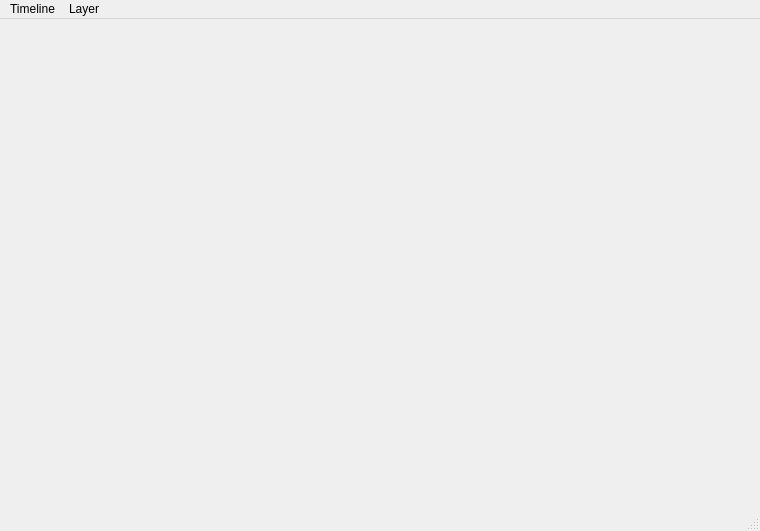
<?xml version="1.0" encoding="UTF-8"?>
<ui version="4.0">
 <class>MainWindow</class>
 <widget class="QMainWindow" name="MainWindow">
  <property name="geometry">
   <rect>
    <x>0</x>
    <y>0</y>
    <width>760</width>
    <height>531</height>
   </rect>
  </property>
  <property name="windowTitle">
   <string>MainWindow</string>
  </property>
  <widget class="QWidget" name="centralWidget">
   <layout class="QVBoxLayout" name="verticalLayout">
    <item>
     <widget class="TimelineContainer" name="timeline" native="true"/>
    </item>
   </layout>
  </widget>
  <widget class="QMenuBar" name="menuBar">
   <property name="geometry">
    <rect>
     <x>0</x>
     <y>0</y>
     <width>760</width>
     <height>21</height>
    </rect>
   </property>
   <widget class="QMenu" name="menuTimeline">
    <property name="title">
     <string>Timeline</string>
    </property>
    <addaction name="actionAdd_layer"/>
   </widget>
   <widget class="QMenu" name="menuLayer">
    <property name="title">
     <string>Layer</string>
    </property>
    <widget class="QMenu" name="menuAdd_Placeholder">
     <property name="title">
      <string>Add Placeholder</string>
     </property>
     <addaction name="action1"/>
     <addaction name="action2"/>
     <addaction name="action3"/>
     <addaction name="action4"/>
     <addaction name="action5"/>
     <addaction name="action6"/>
     <addaction name="action7"/>
     <addaction name="action8"/>
     <addaction name="action9"/>
    </widget>
    <addaction name="menuAdd_Placeholder"/>
    <addaction name="actionDelete_Selection"/>
   </widget>
   <addaction name="menuTimeline"/>
   <addaction name="menuLayer"/>
  </widget>
  <widget class="QStatusBar" name="statusBar"/>
  <action name="actionAdd_layer">
   <property name="text">
    <string>Add layer</string>
   </property>
  </action>
  <action name="action0">
   <property name="text">
    <string>0</string>
   </property>
  </action>
  <action name="action1">
   <property name="text">
    <string>Placeholder 0</string>
   </property>
  </action>
  <action name="action2">
   <property name="text">
    <string>Placeholder 1</string>
   </property>
  </action>
  <action name="action3">
   <property name="text">
    <string>Placeholder 2</string>
   </property>
  </action>
  <action name="action4">
   <property name="text">
    <string>Placeholder 3</string>
   </property>
  </action>
  <action name="action5">
   <property name="text">
    <string>Placeholder 4</string>
   </property>
  </action>
  <action name="action6">
   <property name="text">
    <string>Placeholder 5</string>
   </property>
  </action>
  <action name="action7">
   <property name="text">
    <string>Placeholder 6</string>
   </property>
  </action>
  <action name="action8">
   <property name="text">
    <string>Placeholder 7</string>
   </property>
  </action>
  <action name="action9">
   <property name="text">
    <string>Placeholder 8</string>
   </property>
  </action>
  <action name="actionDelete_Selection">
   <property name="text">
    <string>Delete Selection</string>
   </property>
  </action>
 </widget>
 <layoutdefault spacing="6" margin="11"/>
 <customwidgets>
  <customwidget>
   <class>TimelineContainer</class>
   <extends>QWidget</extends>
   <header>TimelineContainer.h</header>
   <container>1</container>
   <slots>
    <slot>createLayer()</slot>
   </slots>
  </customwidget>
 </customwidgets>
 <resources/>
 <connections>
  <connection>
   <sender>actionAdd_layer</sender>
   <signal>triggered()</signal>
   <receiver>timeline</receiver>
   <slot>createLayer()</slot>
   <hints>
    <hint type="sourcelabel">
     <x>-1</x>
     <y>-1</y>
    </hint>
    <hint type="destinationlabel">
     <x>379</x>
     <y>265</y>
    </hint>
   </hints>
  </connection>
 </connections>
</ui>
